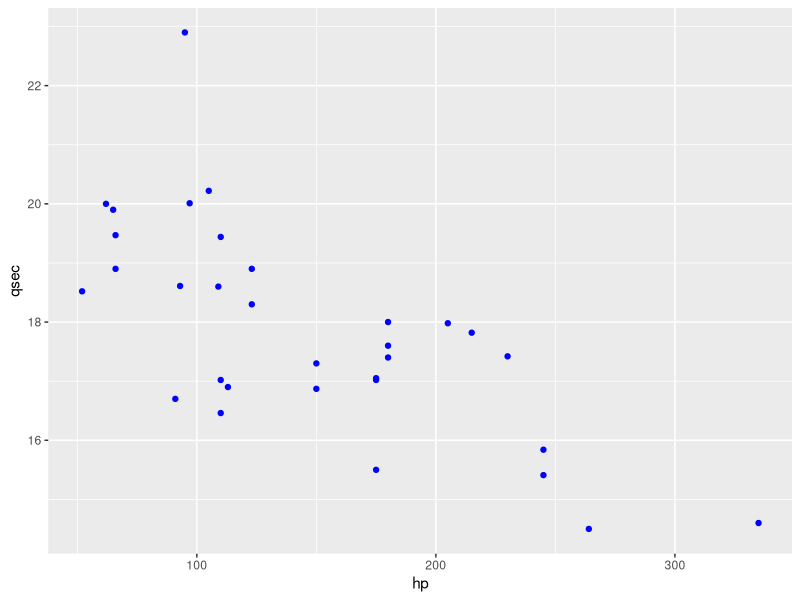
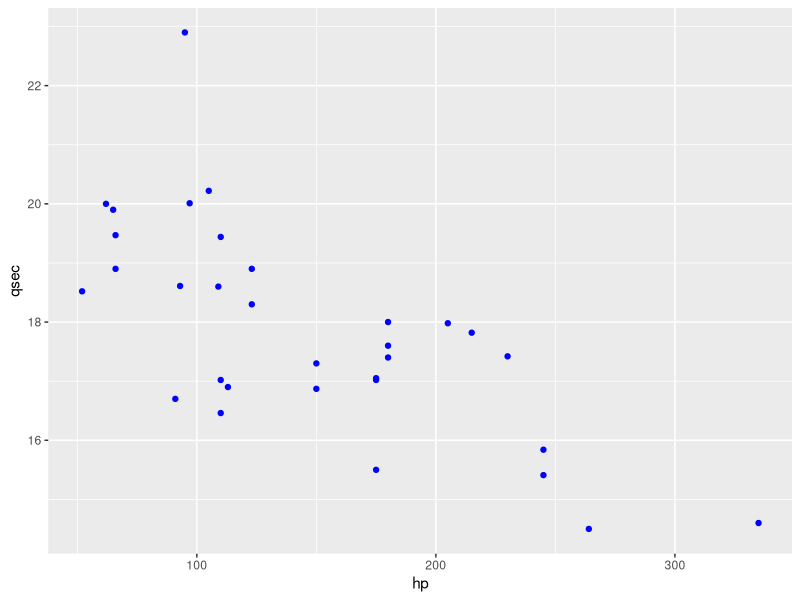

The R source for these figures, in order:
## ---- chunk 1
knitr::opts_chunk$set(echo = TRUE)
library(tidyverse)
## ---- chunk 2
mtcars

hp_quarter<-mtcars%>%
  ggplot(aes(x=hp, y=qsec))+
  geom_point(color="blue")

ggsave("practice_plot.png", hp_quarter)

hp_quarter
